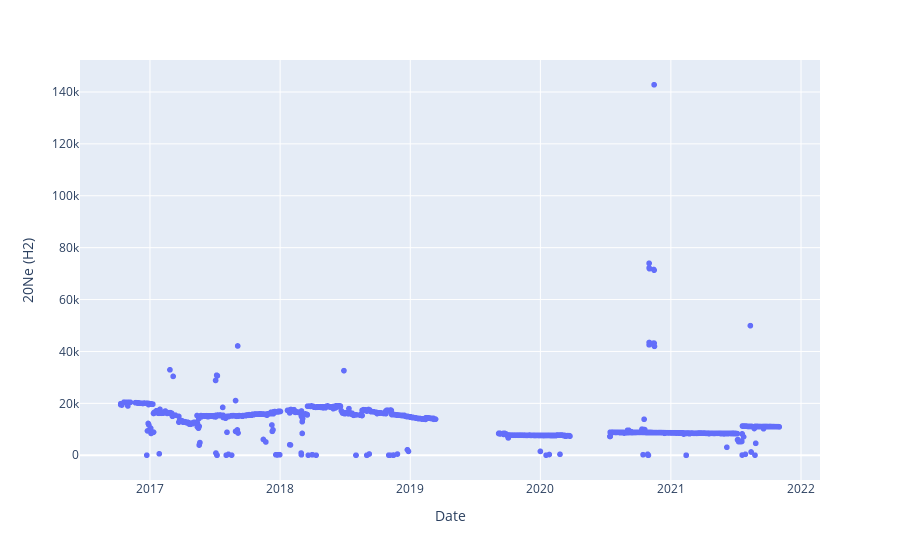

Notebook code cell kept with this figure:
### Code cell
#initial plot
fig = px.scatter(nf, x=nf['Date'], y=nf['20Ne (H2)'], log_y=False)


fig.show()

### Figure 1 — Plotly figure (JSON) as saved in the notebook; plotly's stock layout.template omitted (floating-point values rounded to 4 significant figures; data arrays with more than 128 entries replaced by an {"elided": "..."} marker saying what was removed)
{"data": [{"hovertemplate": "Date=%{x}<br>20Ne (H2)=%{y}<extra></extra>", "legendgroup": "", "marker": {"color": "#636efa", "symbol": "circle"}, "mode": "markers", "name": "", "showlegend": false, "type": "scattergl", "x": {"elided": "2406 str values"}, "xaxis": "x", "y": {"elided": "2406 float values"}, "yaxis": "y"}], "layout": {"legend": {"tracegroupgap": 0}, "margin": {"t": 60}, "xaxis": {"anchor": "y", "domain": [0, 1], "title": {"text": "Date"}}, "yaxis": {"anchor": "x", "domain": [0, 1], "title": {"text": "20Ne (H2)"}}}}
